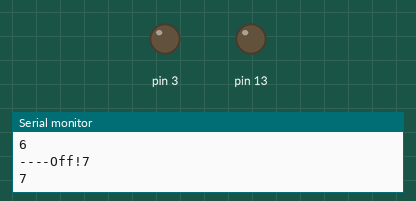
A sketch run on a simulated Arduino Uno, built with avr-gcc and run on an emulated ATmega328P. On the bench: output pins drawn as LEDs (lit = HIGH), the last lines printed to the serial monitor.

Above: at 7.5 s.
At 19.0 s:
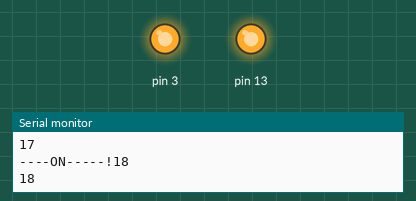
Timing chart, 0 to 31.2 s (numbered marks = the images above):
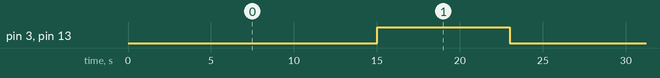

The sketch:

AutoWateringPlants.ino
```cpp
unsigned long time;
unsigned long timeSecond; //Конвертор секунд *1000
const long StartAutTime = 15; //Время задержки до включения
const long TimeFillingWater = 8; //Длительность наполнения воды
unsigned long PorosessorTime;

void setup() {
  Serial.begin(9600);  pinMode(3, OUTPUT);  pinMode(13, OUTPUT);
}

void loop() {
time = millis(); //таймер в милисекундах
delay(1000);

PorosessorTime+=1;
    if (PorosessorTime >= StartAutTime && PorosessorTime < (StartAutTime + TimeFillingWater) )
     {
      Serial.print("----ON-----!");
      digitalWrite(13, HIGH);
      digitalWrite(3, HIGH);
     }
     else  {
      Serial.print("----Off!");
      digitalWrite(13, LOW);
      digitalWrite(3, LOW);
     }

    if (PorosessorTime > (StartAutTime + TimeFillingWater))
    {
      PorosessorTime =0;
      }


timeSecond +=1;   //прибавляема 1 через каждые 1000мс

  Serial.println(timeSecond);
  Serial.println(PorosessorTime);
}
```

Measured:
- by itself, pin 3, pin 13: alternates HIGH for 8.0 s and LOW for 16.0 s
